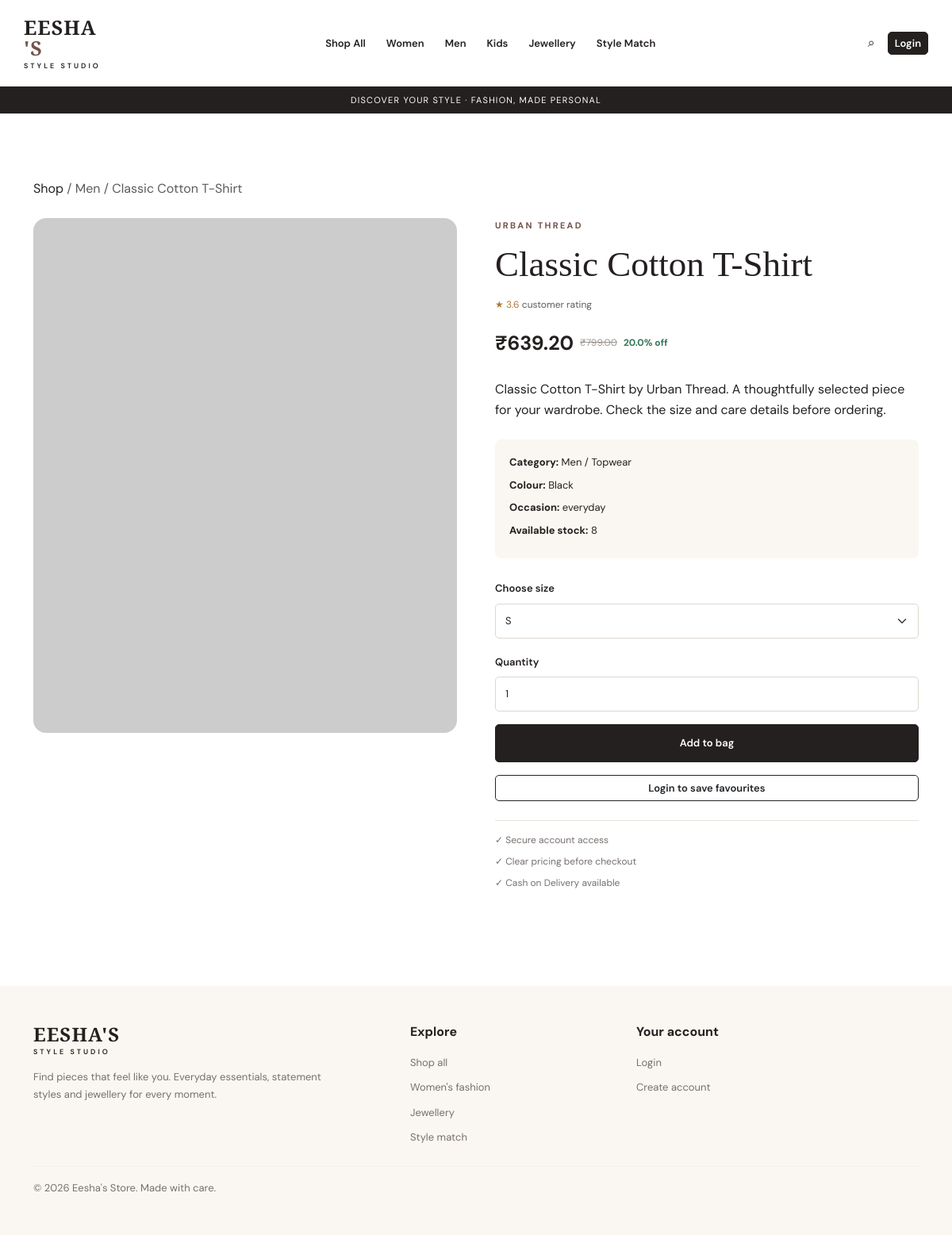
Page /product/1 on the committed database.
### models.py (models this page shows)
class Product(db.Model):
    __tablename__ = "products"
    id = db.Column(db.Integer, primary_key=True)
    name = db.Column(db.String(200), nullable=False, index=True)
    brand = db.Column(db.String(100), nullable=False, default="Eesha's Choice")
    category = db.Column(db.String(50), nullable=False, index=True)
    subcategory = db.Column(db.String(80), nullable=False, default="General")
    price = db.Column(db.Float, nullable=False)
    discount = db.Column(db.Float, default=0.0, nullable=False)
    sizes = db.Column(db.String(200), default="Free Size")
    colour = db.Column(db.String(50), default="Multicolour")
    style_tag = db.Column(db.String(50), default="casual")
    occasion = db.Column(db.String(80), default="Everyday")
    image = db.Column(db.String(500), default="")
    rating = db.Column(db.Float, default=4.0)
    stock = db.Column(db.Integer, default=10, nullable=False)
    popularity = db.Column(db.Integer, default=0)
    description = db.Column(db.Text, default="")
    created_at = db.Column(db.DateTime, default=datetime.utcnow)
    cart_items = db.relationship("CartItem", backref="product")
    wishlist_items = db.relationship("WishlistItem", backref="product")
    @property
    def final_price(self):
        return round(self.price * (1 - self.discount / 100), 2)
    @property
    def size_list(self):
        return [size.strip() for size in (self.sizes or "").split(",") if size.strip()]

### routes/products.py (the view)
@products_bp.get("/product/<int:product_id>")
def detail(product_id):
    product = Product.query.get_or_404(product_id)
    return render_template("product.html", product=product)

### templates/product.html (shortened to what this page needs)
{% extends "base.html" %}
{% block content %}
<section class="container section-space">
    <nav aria-label="breadcrumb" class="mb-4">
        <a href="{{ url_for('products.shop') }}">Shop</a>
        <span class="text-muted"> / {{ product.category }} / {{ product.name }}</span>
    </nav>
    <div class="row g-5">
        <div class="col-md-6">
            <div class="detail-image-wrap">
                <img src="{{ product.image or 'https://placehold.co/700x850?text=Eesha+Store' }}"
                     alt="{{ product.name }}" class="detail-image">
            </div>
        </div>
        <div class="col-md-6">
            <p class="eyebrow">{{ product.brand }}</p>
            <h1 class="detail-title">{{ product.name }}</h1>
            <p class="product-rating">★ {{ product.rating }} <span class="text-muted">customer rating</span></p>
            <div class="price-row detail-price">
                <strong>₹{{ "%.2f"|format(product.final_price) }}</strong>
                {% if product.discount > 0 %}
                <del>₹{{ "%.2f"|format(product.price) }}</del>
                <span class="discount-text">{{ product.discount }}% off</span>
                {% endif %}
            </div>
            <p class="mt-4">{{ product.description }}</p>
            <div class="product-meta mt-4">
                <p><strong>Category:</strong> {{ product.category }} / {{ product.subcategory }}</p>
                <p><strong>Colour:</strong> {{ product.colour }}</p>
                <p><strong>Occasion:</strong> {{ product.occasion }}</p>
                <p><strong>Available stock:</strong>
                    {% if product.stock > 0 %}{{ product.stock }}{% else %}Out of stock{% endif %}
                </p>
            </div>
            {% if product.stock > 0 %}
            <form action="{{ url_for('cart.add', product_id=product.id) }}" method="post" class="mt-4">
                <label class="form-label" for="size">Choose size</label>
                <select class="form-select mb-3" name="size" id="size" required>
                    {% for size in product.size_list %}
                    <option value="{{ size }}">{{ size }}</option>
                    {% endfor %}
                </select>
                <label class="form-label" for="quantity">Quantity</label>
                <input class="form-control mb-3" type="number" name="quantity" id="quantity"
                       value="1" min="1" max="{{ [product.stock, 10]|min }}" required>
                <button class="btn btn-dark btn-lg w-100" type="submit">Add to bag</button>
            </form>
            {% else %}
            <button class="btn btn-secondary btn-lg w-100 mt-4" disabled>Currently unavailable</button>
            {% endif %}
            {% if current_user.is_authenticated %}
            <form action="{{ url_for('wishlist.toggle', product_id=product.id) }}" method="post" class="mt-3">
                <button type="submit" class="btn btn-outline-dark w-100">♡ Save to wishlist</button>
            </form>
            {% else %}
            <a href="{{ url_for('auth.login') }}" class="btn btn-outline-dark w-100 mt-3">Login to save favourites</a>
            {% endif %}
            <div class="detail-promise mt-4">
                <p>✓ Secure account access</p>
                <p>✓ Clear pricing before checkout</p>
                <p>✓ Cash on Delivery available</p>
            </div>
        </div>
    </div>
</section>
{% endblock %}

### static/css/style.css (style rules this page uses)
:root { --ink: #24201f; --muted: #77706d; --cream: #faf7f2; --white: #ffffff; --rose: #d9a9a0; --rose-light: #f3e5df; --brown: #74544b; --border: #e9e2dc; --green: #36785a; --shadow: 0 12px 35px rgba(36, 32, 31, 0.08); --radius: 16px; }
* { box-sizing: border-box; }
html { scroll-behavior: smooth; scroll-padding-top: 90px; }
body { margin: 0; background: var(--white); color: var(--ink); font-family: "DM Sans", Arial, sans-serif; line-height: 1.65; }
img { max-width: 100%; }
a { color: inherit; text-decoration: none; transition: color 0.2s ease; }
button, input, select, textarea { font: inherit; }
button, .btn { transition: background-color 0.25s ease, color 0.25s ease, transform 0.25s ease, box-shadow 0.25s ease; }
h1, h2, h3, h4, h5 { font-family: "Playfair Display", Georgia, serif; line-height: 1.2; }
h1 { font-size: clamp(32px, 4vw, 52px); }
p { color: inherit; }
.eyebrow { margin-bottom: 12px; color: var(--brown); font-size: 11px; font-weight: 700; letter-spacing: 2.3px; text-transform: uppercase; }
.section-space { padding-top: 65px; padding-bottom: 65px; }
.btn { border-radius: 5px; font-size: 13px; font-weight: 600; }
.btn-dark { border-color: var(--ink); background: var(--ink); color: var(--white); }
.btn-lg { padding: 13px 24px; }
.form-label { color: var(--ink); font-size: 13px; font-weight: 600; }
.form-control, .form-select { min-height: 44px; border-color: #ded6cf; border-radius: 5px; background-color: var(--white); font-size: 13px; }
.product-rating { margin-bottom: 7px; color: #ad7a31; font-size: 12px; }
.price-row { display: flex; align-items: center; flex-wrap: wrap; gap: 8px; }
.price-row strong { color: var(--ink); font-size: 15px; }
.price-row del { color: #9c9590; font-size: 12px; }
.detail-image-wrap { overflow: hidden; border-radius: var(--radius); background: var(--cream); }
.detail-image { display: block; width: 100%; max-height: 720px; object-fit: cover; }
.detail-title { margin-bottom: 15px; font-size: clamp(30px, 4vw, 45px); }
.detail-price { margin-top: 18px; }
.detail-price strong { font-size: 25px; }
.discount-text { color: var(--green); font-size: 12px; font-weight: 700; }
.product-meta { padding: 18px; border-radius: 8px; background: var(--cream); }
.product-meta p { margin-bottom: 7px; font-size: 13px; }
.detail-promise { padding-top: 15px; border-top: 1px solid var(--border); }
.detail-promise p { margin-bottom: 7px; color: var(--muted); font-size: 12px; }

### rows in the picture
Product: category "Men", name "Classic Cotton T-Shirt", brand "URBAN THREAD", rating "3.6", final_price "639.20", price "799.00", discount "20.0", description "Classic Cotton T-Shirt by Urban Thread. A thoughtfully selected piece for your wardrobe. Check the size and care details before ordering.", subcategory "Topwear", colour "Black", occasion "everyday", stock "8", size "S"
